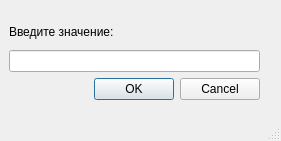
<?xml version="1.0" encoding="UTF-8"?>
<ui version="4.0">
 <class>MainWindow</class>
 <widget class="QMainWindow" name="MainWindow">
  <property name="geometry">
   <rect>
    <x>0</x>
    <y>0</y>
    <width>281</width>
    <height>141</height>
   </rect>
  </property>
  <property name="windowTitle">
   <string>MainWindow</string>
  </property>
  <widget class="QWidget" name="centralwidget">
   <widget class="QWidget" name="verticalLayoutWidget">
    <property name="geometry">
     <rect>
      <x>9</x>
      <y>20</y>
      <width>251</width>
      <height>80</height>
     </rect>
    </property>
    <layout class="QVBoxLayout" name="verticalLayout">
     <item>
      <widget class="QLabel" name="label">
       <property name="styleSheet">
        <string notr="true">font: 75 9pt &quot;MS Shell Dlg 2&quot;;</string>
       </property>
       <property name="text">
        <string>Введите значение:</string>
       </property>
      </widget>
     </item>
     <item>
      <widget class="QLineEdit" name="lineEdit"/>
     </item>
     <item>
      <widget class="QDialogButtonBox" name="buttonBox">
       <property name="standardButtons">
        <set>QDialogButtonBox::Cancel|QDialogButtonBox::Ok</set>
       </property>
      </widget>
     </item>
    </layout>
   </widget>
  </widget>
  <widget class="QStatusBar" name="statusbar"/>
 </widget>
 <resources/>
 <connections/>
</ui>
